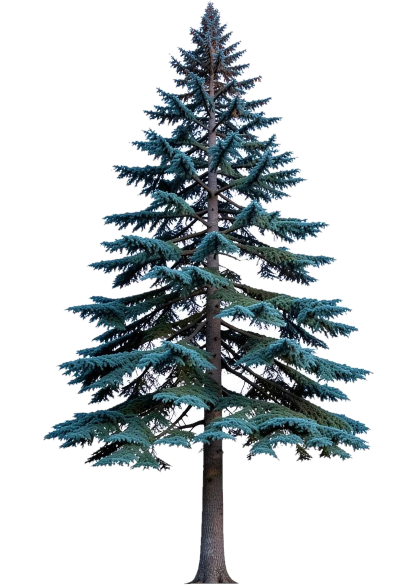
#> input picture assets/kage/fg/deodar-tree.webp, 834 x 1171 px (shown at 1/2 size)
$ python make_grove.py
#> lines starting #> are read from the running program, lines starting #| are printed output that depends on the picture
"""Build the deodar treeline cut-out used along the foot of the chapters.

The single specimen in assets/kage/fg/deodar-tree.webp is a clean, complete
tree on a transparent field. Rather than generate a second forest (and a
second set of needles that does not match), the band is composited from that
same specimen: two rows at different heights and hues, flipped and scaled
apart, with the bases sunk into a dark haze so the row reads as distance
rather than as the one tree pasted eleven times.

Run from the project root:  python3 tools/make_grove.py
"""

from pathlib import Path
from PIL import Image, ImageChops, ImageDraw

ROOT = Path(__file__).resolve().parent.parent
SRC = ROOT / "assets" / "kage" / "fg" / "deodar-tree.webp"
OUT = ROOT / "assets" / "kage" / "fg" / "deodar-grove.webp"
PREVIEW = ROOT / "artifacts" / "grove-preview.png"

W, H = 2600, 820
BACK = (152, 168, 164)          # farther wood: cooler, lighter with distance
FRONT = (106, 124, 114)         # nearer wood: deeper, the silhouette that reads

src = Image.open(SRC).convert("RGBA")
#> src is the input picture: PIL image 834x1171 RGBA; mean R, G, B, A 25.9, 33.8, 36.6, 78.7
tree = src.crop(src.getchannel("A").getbbox())
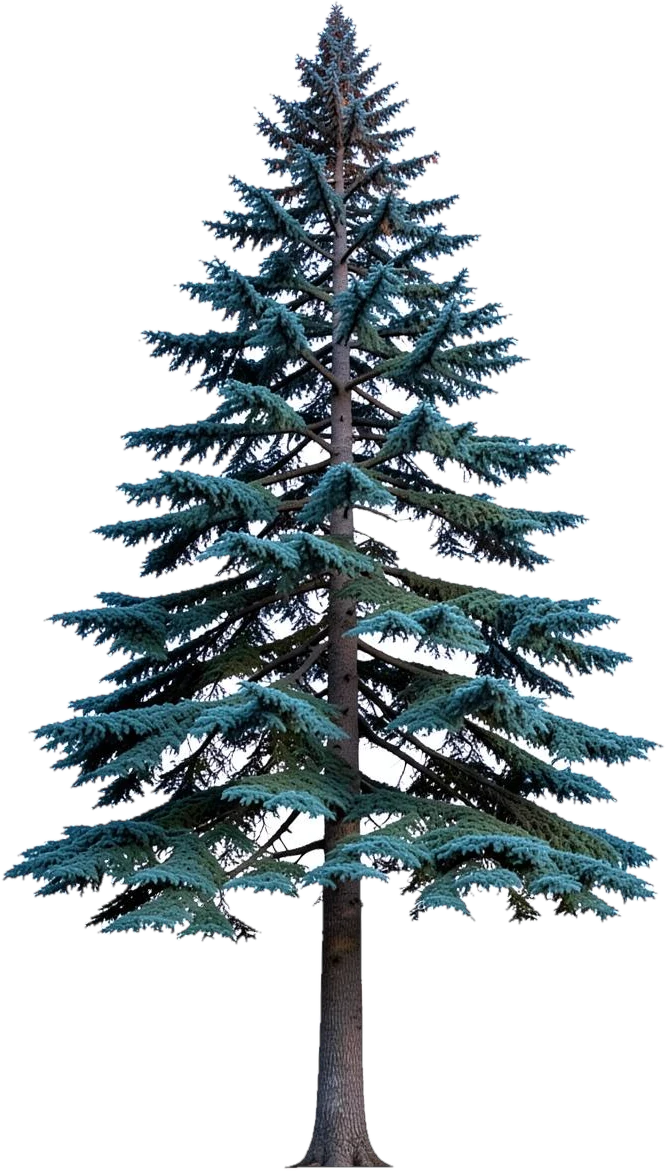
#> tree: PIL image 666x1171 RGBA; mean R, G, B, A 32.5, 42.3, 45.9, 98.6; transparent parts drawn white


def stamp(canvas, height, cx, baseline, tint, flip=False):
    w = max(1, round(tree.width * height / tree.height))
    t = tree.resize((w, height), Image.LANCZOS)
    if flip:
        t = t.transpose(Image.FLIP_LEFT_RIGHT)
    t = ImageChops.multiply(t, Image.new("RGBA", t.size, tint + (255,)))
    canvas.alpha_composite(t, (round(cx - w / 2), round(baseline - height)))


def haze(canvas, top, bottom, alpha_top, alpha_bottom):
    """A vertical ink wash, so trunks dissolve into the page's night."""
    band = Image.new("RGBA", (W, bottom - top), (0, 0, 0, 0))
    d = ImageDraw.Draw(band)
    for y in range(band.height):
        u = y / max(1, band.height - 1)
        a = round(alpha_top + (alpha_bottom - alpha_top) * u)
        d.line([(0, y), (W, y)], fill=(6, 10, 14, a))
    canvas.alpha_composite(band, (0, top))


canvas = Image.new("RGBA", (W, H), (0, 0, 0, 0))
#> canvas: PIL image 2600x820 RGBA; every value is 0

# the far row: overlapping, so the crown line stays unbroken like a real
# hillside belt rather than reading as eleven separate specimens
back = [(120, 350), (330, 372), (540, 338), (755, 366), (965, 346),
        (1175, 378), (1385, 340), (1595, 368), (1805, 348), (2015, 374),
        (2225, 342), (2440, 362), (2620, 350)]
for i, (cx, h) in enumerate(back):
    stamp(canvas, h, cx, H - 40 + (i % 3) * 16, BACK, flip=bool(i % 2))
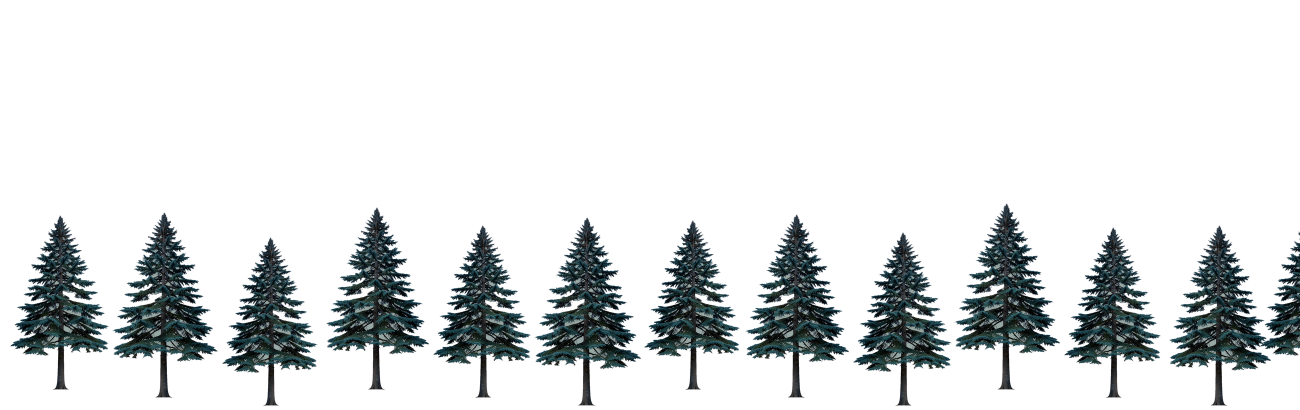
#> canvas: PIL image 2600x820 RGBA (shown at 1/2 size); mean R, G, B, A 6.9, 10, 10.7, 41.3; transparent parts drawn white

haze(canvas, H - 300, H - 100, 0, 96)
#> in haze, `band = Image.new("RGBA", (W, bottom - top), (0, 0, 0, 0))`: band: PIL image 2600x200 RGBA; every value is 0
#> in haze, `canvas.alpha_composite(band, (0, top))`:
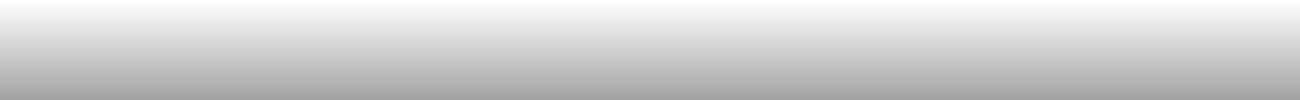
#> band: PIL image 2600x200 RGBA (shown at 1/2 size); mean R, G, B, A 6, 10, 14, 48; transparent parts drawn white
haze(canvas, H - 110, H, 96, 210)
#> in haze (call 2), `band = Image.new("RGBA", (W, bottom - top), (0, 0, 0, 0))`: band: PIL image 2600x110 RGBA; every value is 0

# the near row: fewer, taller, their bases off the bottom edge
front = [(90, 600), (470, 540), (870, 645), (1290, 560), (1700, 620),
         (2120, 545), (2520, 612)]
for i, (cx, h) in enumerate(front):
    stamp(canvas, h, cx, H + 8 + (i % 2) * 18, FRONT, flip=bool(i % 2))
#> this loop made 7 passes
#> pass 1, in stamp (call 14), `t = ImageChops.multiply(t, Image.new("RGBA", t.size, tint + (255,)))`:
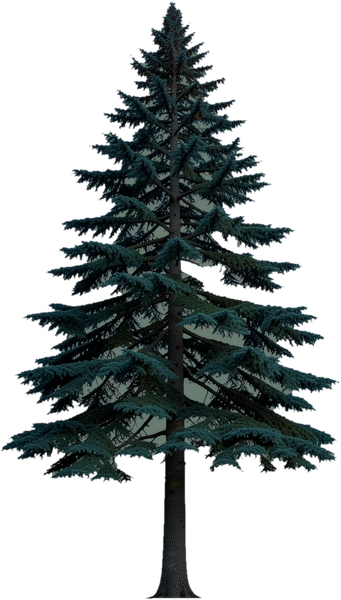
#> t: PIL image 341x600 RGBA; mean R, G, B, A 11.3, 17.3, 17.3, 98.6; transparent parts drawn white
#> after the loop:
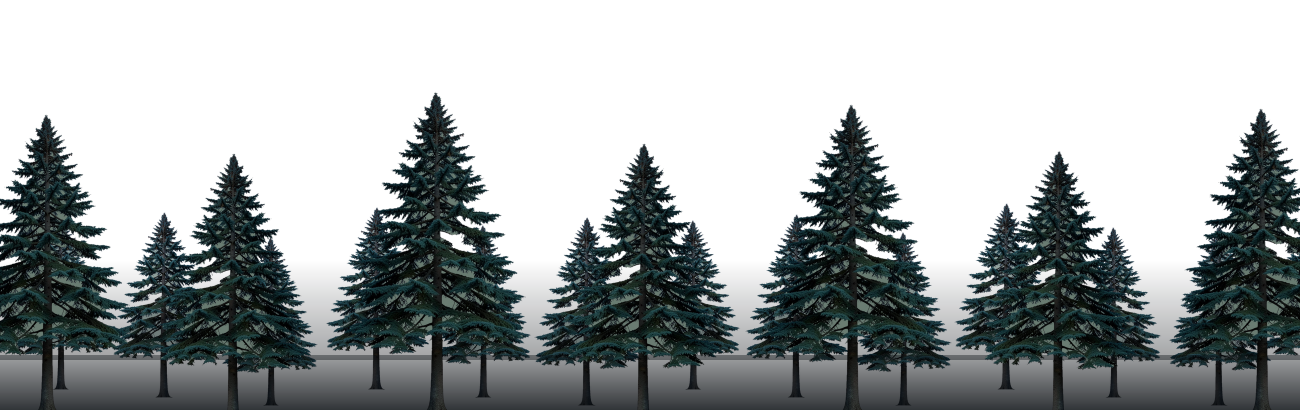
#> canvas: PIL image 2600x820 RGBA (shown at 1/2 size); mean R, G, B, A 10.3, 15.5, 16.4, 99.8; transparent parts drawn white

# a breath of fog between the rows and over the whole base
haze(canvas, H - 210, H, 26, 150)
#> call 3 of haze, with top = 610, bottom = 820, alpha_top = 26, alpha_bottom = 150
#> in haze (call 3), `band = Image.new("RGBA", (W, bottom - top), (0, 0, 0, 0))`: band: PIL image 2600x210 RGBA; every value is 0
#> in haze (call 3), `canvas.alpha_composite(band, (0, top))`:
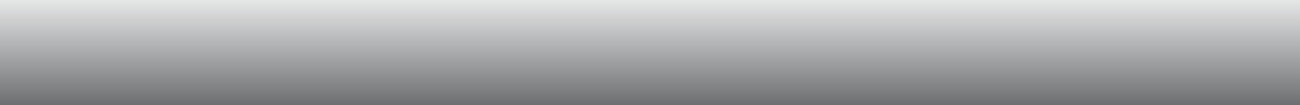
#> band: PIL image 2600x210 RGBA (shown at 1/2 size); mean R, G, B, A 6, 10, 14, 88; transparent parts drawn white

OUT.parent.mkdir(parents=True, exist_ok=True)
canvas.save(OUT, "WEBP", quality=86, method=6)
print(f"wrote {OUT.relative_to(ROOT)} — {OUT.stat().st_size:,} bytes, {canvas.size}")
#| wrote assets/kage/fg/deodar-grove.webp — 382,966 bytes, (2600, 820)

# a dark-ground proof, because the panel renders transparency on white
PREVIEW.parent.mkdir(parents=True, exist_ok=True)
proof = Image.new("RGBA", canvas.size, (7, 11, 15, 255))
proof.alpha_composite(canvas)
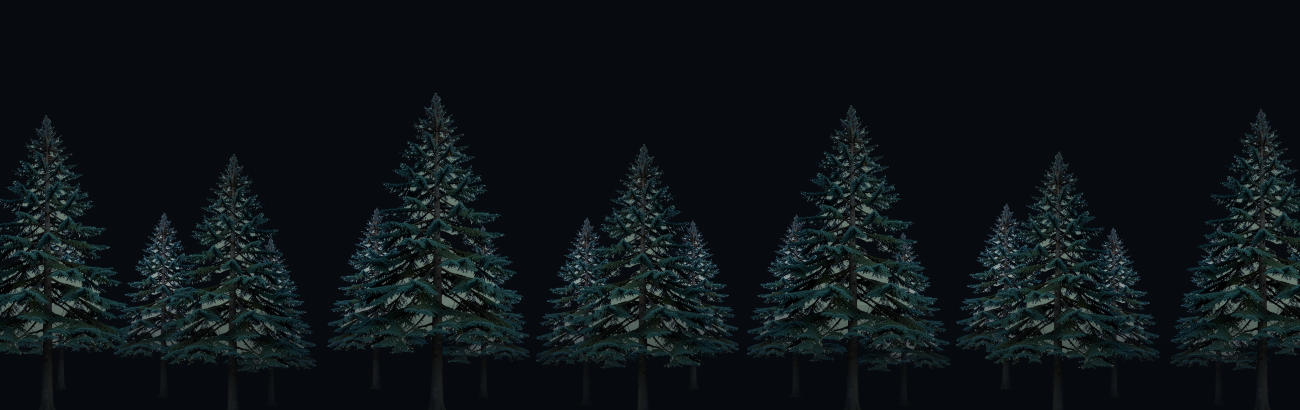
#> proof: PIL image 2600x820 RGBA (shown at 1/2 size); mean R, G, B, A 12.9, 19.8, 22.8, 255
proof.convert("RGB").save(PREVIEW)
print(f"wrote {PREVIEW.relative_to(ROOT)}")
